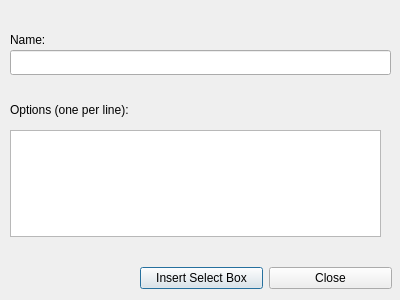
<?xml version="1.0" encoding="UTF-8"?>
<ui version="4.0">
 <class>InsertSelectBoxDialog</class>
 <widget class="QDialog" name="InsertSelectBoxDialog">
  <property name="geometry">
   <rect>
    <x>0</x>
    <y>0</y>
    <width>400</width>
    <height>300</height>
   </rect>
  </property>
  <property name="windowTitle">
   <string>Insert Select Box</string>
  </property>
  <widget class="QLabel" name="label">
   <property name="geometry">
    <rect>
     <x>10</x>
     <y>30</y>
     <width>381</width>
     <height>19</height>
    </rect>
   </property>
   <property name="text">
    <string>Name:</string>
   </property>
  </widget>
  <widget class="QLineEdit" name="nameTextBox">
   <property name="geometry">
    <rect>
     <x>10</x>
     <y>50</y>
     <width>381</width>
     <height>25</height>
    </rect>
   </property>
  </widget>
  <widget class="QLabel" name="label_2">
   <property name="geometry">
    <rect>
     <x>10</x>
     <y>100</y>
     <width>381</width>
     <height>19</height>
    </rect>
   </property>
   <property name="text">
    <string>Options (one per line):</string>
   </property>
  </widget>
  <widget class="QTextEdit" name="optionsTextBox">
   <property name="geometry">
    <rect>
     <x>10</x>
     <y>130</y>
     <width>371</width>
     <height>107</height>
    </rect>
   </property>
  </widget>
  <widget class="QWidget" name="">
   <property name="geometry">
    <rect>
     <x>140</x>
     <y>260</y>
     <width>252</width>
     <height>36</height>
    </rect>
   </property>
   <layout class="QHBoxLayout" name="horizontalLayout">
    <item>
     <widget class="QPushButton" name="insertButton">
      <property name="text">
       <string>Insert Select Box</string>
      </property>
     </widget>
    </item>
    <item>
     <widget class="QPushButton" name="closeButton">
      <property name="text">
       <string>Close</string>
      </property>
     </widget>
    </item>
   </layout>
  </widget>
 </widget>
 <resources/>
 <connections/>
</ui>
